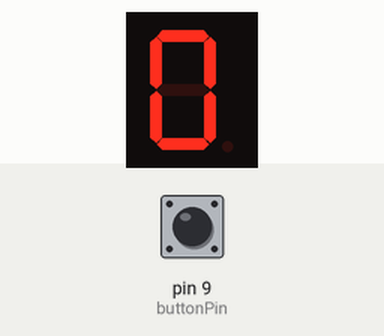
Recording of a sketch running on a simulated Arduino Uno, built with avr-gcc and run on an emulated ATmega328P. Parts: 1-digit seven-segment display. Wiring (inferred from the names in the program): 1-digit 7-segment display, segments lit when LOW: segments pin 2, pin 3, pin 4, pin 5, pin 6, pin 7, pin 8. Inputs (shaded band) come from the test bench; at power-on: pin 9 (buttonPin) LOW. Random numbers use the default seed unless the sketch sets one; the segment pins are drawn as the display they are named for.

Above: at 1.8 s.
1.9 s: pin 9 (buttonPin) pulled HIGH for 0.6 s
At 2.9 s:
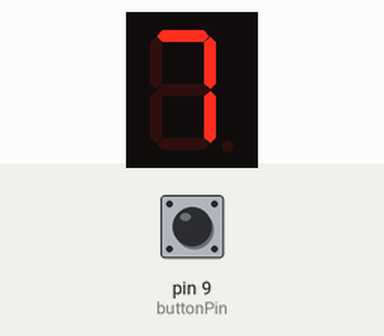
4.0 s: pin 9 (buttonPin) pulled HIGH for 1 s
At 5.1 s:
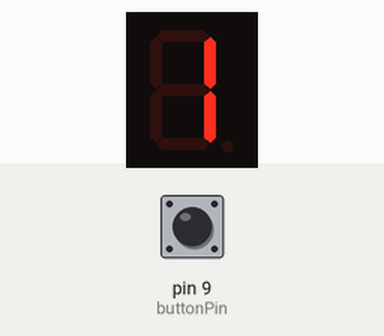
6.5 s: pin 9 (buttonPin) pulled HIGH for 0.6 s
At 8.2 s:
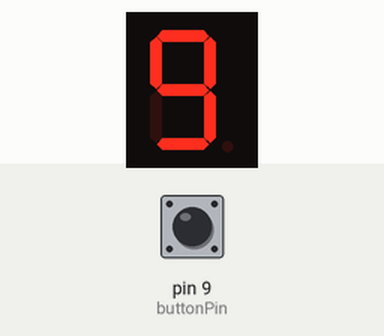
8.6 s: pin 9 (buttonPin) pulled HIGH for 3.2 s
At 9.8 s:
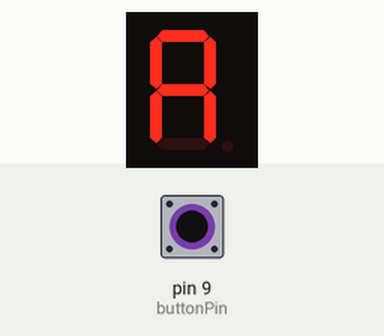
Timing chart, 0 to 11.6 s (numbered marks = the images above; inputs shaded):
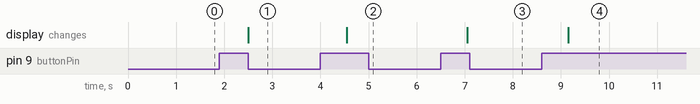

The sketch:

LAB-5-SEVEN-SEGMENT-DISPLAY.ino
```cpp
#define a 2//connecting segment A to PIN2
#define b 3// connecting segment B to PIN3
#define c 4// connecting segment C to PIN4
#define d 5// connecting segment D to PIN5
#define e 6// connecting segment E to PIN6
#define f 7// connecting segment F to PIN7
#define g 8// connecting segment G to PIN8
int COUNT = 0; //count integer for 0-9 increment
int Moduluscounter = 1;
int buttonPin = 9;
int buttonState = 0;
int randNumber = 0;
void setup()
{
  for (int i = 2; i < 9; i++)
  {
    pinMode(i, OUTPUT);// taking all pins from 2-8 as output
  }
  pinMode(9, INPUT);
}

void loop()

{
  buttonState = digitalRead(9);
  if (buttonState == HIGH) {
    randNumber = random(0, 16);
    delay(500);
  }

  switch (randNumber)

  {
    case 0://when count value is zero show”0” on disp
      digitalWrite(a, LOW);
      digitalWrite(b, LOW);
      digitalWrite(c, LOW);
      digitalWrite(d, LOW);
      digitalWrite(e, LOW);
      digitalWrite(f, LOW);
      digitalWrite(g, HIGH);

      break;

    case 1:// when count value is 1 show”1” on disp
      digitalWrite(a, HIGH);
      digitalWrite(b, LOW);
      digitalWrite(c, LOW);
      digitalWrite(d, HIGH);
      digitalWrite(e, HIGH);
      digitalWrite(f, HIGH);
      digitalWrite(g, HIGH);

      break;

    case 2:// when count value is 2 show”2” on disp
      digitalWrite(a, LOW);
      digitalWrite(b, LOW);
      digitalWrite(c, HIGH);
      digitalWrite(d, LOW);
      digitalWrite(e, LOW);
      digitalWrite(f, HIGH);
      digitalWrite(g, LOW);
      break;

    case 3:// when count value is 3 show”3” on disp
      digitalWrite(a, LOW);
      digitalWrite(b, LOW);
      digitalWrite(c, LOW);
      digitalWrite(d, LOW);
      digitalWrite(e, HIGH);
      digitalWrite(f, HIGH);
      digitalWrite(g, LOW);
      break;

    case 4:// when count value is 4 show”4” on disp
      digitalWrite(a, HIGH);
      digitalWrite(b, LOW);
      digitalWrite(c, LOW);
      digitalWrite(d, HIGH);
      digitalWrite(e, HIGH);
      digitalWrite(f, LOW);
      digitalWrite(g, LOW);
      break;

    case 5:// when count value is 5 show”5” on disp
      digitalWrite(a, LOW);
      digitalWrite(b, HIGH);
      digitalWrite(c, LOW);
      digitalWrite(d, LOW);
      digitalWrite(e, HIGH);
      digitalWrite(f, LOW);
      digitalWrite(g, LOW);

      break;

    case 6:// when count value is 6 show”6” on disp

      digitalWrite(a, LOW);
      digitalWrite(b, HIGH);
      digitalWrite(c, LOW);
      digitalWrite(d, LOW);
      digitalWrite(e, LOW);
      digitalWrite(f, LOW);
      digitalWrite(g, LOW);
      break;

    case 7:// when count value is 7 show”7” on disp

      digitalWrite(a, LOW);
      digitalWrite(b, LOW);
      digitalWrite(c, LOW);
      digitalWrite(d, HIGH);
      digitalWrite(e, HIGH);
      digitalWrite(f, HIGH);
      digitalWrite(g, HIGH);
      break;

    case 8:// when count value is 8 show”8” on disp
      digitalWrite(a, LOW);
      digitalWrite(b, LOW);
      digitalWrite(c, LOW);
      digitalWrite(d, LOW);
      digitalWrite(e, LOW);
      digitalWrite(f, LOW);
      digitalWrite(g, LOW);
      break;

    case 9:// when count value is 9 show”9” on disp
      digitalWrite(a, LOW);
      digitalWrite(b, LOW);
      digitalWrite(c, LOW);
      digitalWrite(d, LOW);
      digitalWrite(e, HIGH);
      digitalWrite(f, LOW);
      digitalWrite(g, LOW);
      break;

    case 10:// when count value is 9 show”9” on disp
      digitalWrite(a, LOW);
      digitalWrite(b, LOW);
      digitalWrite(c, LOW);
      digitalWrite(d, HIGH);
      digitalWrite(e, LOW);
      digitalWrite(f, LOW);
      digitalWrite(g, LOW);
      break;

    case 11:// when count value is 9 show”9” on disp
      digitalWrite(a, HIGH);
      digitalWrite(b, HIGH);
      digitalWrite(c, LOW);
      digitalWrite(d, LOW);
      digitalWrite(e, LOW);
      digitalWrite(f, LOW);
      digitalWrite(g, LOW);
      break;

    case 12:// when count value is 9 show”9” on disp
      digitalWrite(a, LOW);
      digitalWrite(b, HIGH);
      digitalWrite(c, HIGH);
      digitalWrite(d, LOW);
      digitalWrite(e, LOW);
      digitalWrite(f, LOW);
      digitalWrite(g, HIGH);
      break;

    case 13:// when count value is 9 show”9” on disp
      digitalWrite(a, HIGH);
      digitalWrite(b, LOW);
      digitalWrite(c, LOW);
      digitalWrite(d, LOW);
      digitalWrite(e, LOW);
      digitalWrite(f, HIGH);
      digitalWrite(g, LOW);
      break;


    case 14:// when count value is 9 show”9” on disp
      digitalWrite(a, LOW);
      digitalWrite(b, HIGH);
      digitalWrite(c, HIGH);
      digitalWrite(d, LOW);
      digitalWrite(e, LOW);
      digitalWrite(f, LOW);
      digitalWrite(g, LOW);
      break;

    case 15:// when count value is 9 show”9” on disp
      digitalWrite(a, LOW);
      digitalWrite(b, HIGH);
      digitalWrite(c, HIGH);
      digitalWrite(d, HIGH);
      digitalWrite(e, LOW);
      digitalWrite(f, LOW);
      digitalWrite(g, LOW);
      break;

      break;
  }

  while (buttonState == HIGH) {
    buttonState = digitalRead(buttonPin);
    delay(50);
  }
  delay(500);


}
```

Measured:
- after the input at 1.9 s, the display: changes after 0.60 s (image 1)
- after the input at 4.0 s, the display: changes after 0.55 s (image 2)
- after the input at 6.5 s, the display: changes after 0.55 s (image 3)
- after the input at 8.6 s, the display: changes after 0.55 s (image 4)
